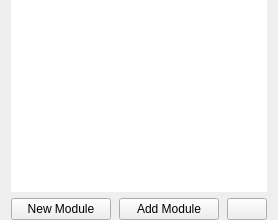
            <widget class="QWidget" name="PPWgt">
             <layout class="QVBoxLayout" name="verticalLayout_7">
              <property name="topMargin">
               <number>0</number>
              </property>
              <property name="bottomMargin">
               <number>0</number>
              </property>
              <item>
               <widget class="TreeView" name="moduleTree">
                <property name="focusPolicy">
                 <enum>Qt::NoFocus</enum>
                </property>
                <property name="frameShape">
                 <enum>QFrame::NoFrame</enum>
                </property>
                <property name="editTriggers">
                 <set>QAbstractItemView::DoubleClicked</set>
                </property>
                <property name="tabKeyNavigation">
                 <bool>true</bool>
                </property>
                <property name="dragDropMode">
                 <enum>QAbstractItemView::DropOnly</enum>
                </property>
                <property name="defaultDropAction">
                 <enum>Qt::CopyAction</enum>
                </property>
                <property name="selectionMode">
                 <enum>QAbstractItemView::ExtendedSelection</enum>
                </property>
                <property name="selectionBehavior">
                 <enum>QAbstractItemView::SelectRows</enum>
                </property>
                <property name="iconSize">
                 <size>
                  <width>32</width>
                  <height>32</height>
                 </size>
                </property>
                <property name="animated">
                 <bool>true</bool>
                </property>
                <property name="headerHidden">
                 <bool>true</bool>
                </property>
                <attribute name="headerVisible">
                 <bool>false</bool>
                </attribute>
                <column>
                 <property name="text">
                  <string>1</string>
                 </property>
                </column>
                <column>
                 <property name="text">
                  <string>2</string>
                 </property>
                </column>
               </widget>
              </item>
              <item>
               <layout class="QHBoxLayout" name="horizontalLayout_16" stretch="1,1,0">
                <property name="spacing">
                 <number>8</number>
                </property>
                <item>
                 <widget class="JumpButton" name="newModuleBtn">
                  <property name="cursor">
                   <cursorShape>PointingHandCursor</cursorShape>
                  </property>
                  <property name="statusTip">
                   <string>Create new Custom Widget based on a template</string>
                  </property>
                  <property name="text">
                   <string>New Module</string>
                  </property>
                  <property name="icon">
                   <iconset resource="../resources.qrc">
                    <normaloff>:/icons/img/cil-file.png</normaloff>:/icons/img/cil-file.png</iconset>
                  </property>
                  <property name="iconSize">
                   <size>
                    <width>16</width>
                    <height>16</height>
                   </size>
                  </property>
                  <property name="shortcut">
                   <string>Ctrl+N</string>
                  </property>
                 </widget>
                </item>
                <item>
                 <widget class="JumpButton" name="addModuleBtn">
                  <property name="cursor">
                   <cursorShape>PointingHandCursor</cursorShape>
                  </property>
                  <property name="statusTip">
                   <string>Add module -&gt; Drag &amp; Drop also available</string>
                  </property>
                  <property name="text">
                   <string>Add Module</string>
                  </property>
                  <property name="icon">
                   <iconset resource="../resources.qrc">
                    <normaloff>:/icons/img/cil-folder-open.png</normaloff>:/icons/img/cil-folder-open.png</iconset>
                  </property>
                  <property name="iconSize">
                   <size>
                    <width>16</width>
                    <height>16</height>
                   </size>
                  </property>
                  <property name="shortcut">
                   <string>Ctrl+N</string>
                  </property>
                 </widget>
                </item>
                <item>
                 <widget class="JumpButton" name="delSelectedMods">
                  <property name="sizePolicy">
                   <sizepolicy hsizetype="Minimum" vsizetype="Minimum">
                    <horstretch>0</horstretch>
                    <verstretch>0</verstretch>
                   </sizepolicy>
                  </property>
                  <property name="cursor">
                   <cursorShape>PointingHandCursor</cursorShape>
                  </property>
                  <property name="statusTip">
                   <string>Delete selected</string>
                  </property>
                  <property name="text">
                   <string/>
                  </property>
                  <property name="icon">
                   <iconset resource="../resources.qrc">
                    <normaloff>:/icons/img/trash-32.png</normaloff>:/icons/img/trash-32.png</iconset>
                  </property>
                  <property name="iconSize">
                   <size>
                    <width>24</width>
                    <height>24</height>
                   </size>
                  </property>
                 </widget>
                </item>
               </layout>
              </item>
             </layout>
            </widget>
